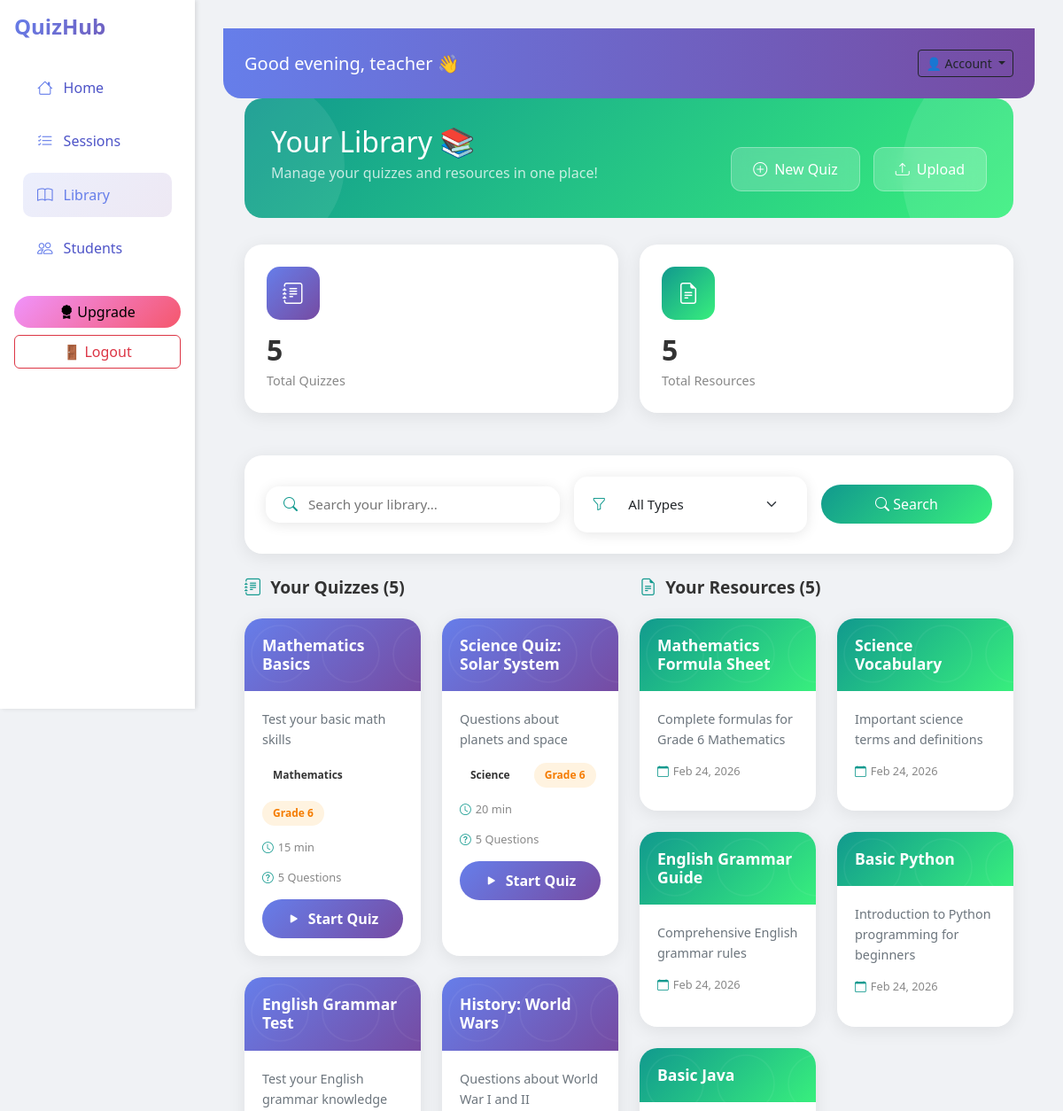
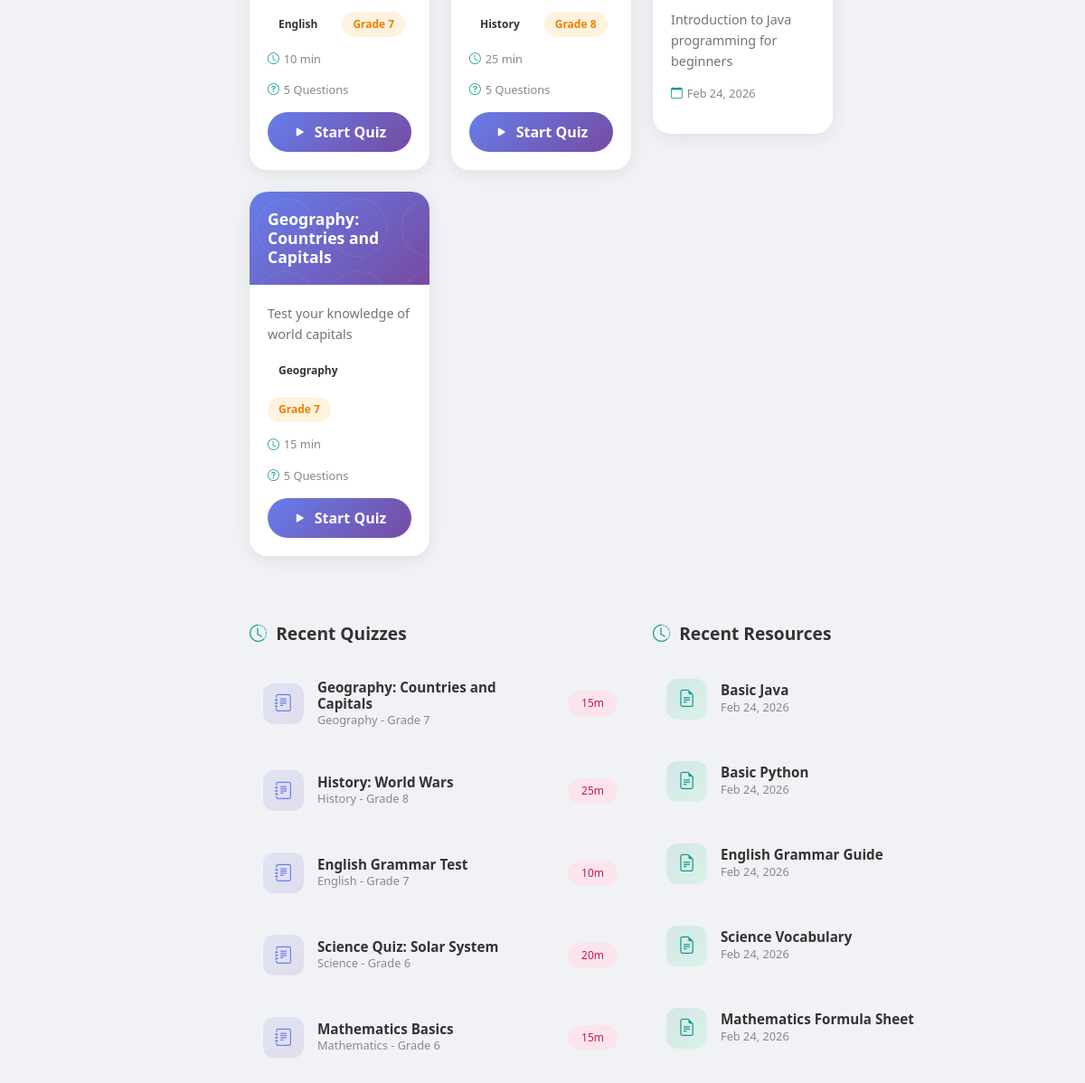
Page /library/ (signed in) on the committed database (2 pictures, top to bottom).
### quizzes/models.py (models this page shows, shortened)
class Quiz(models.Model):
    title = models.CharField(max_length=200, unique=True
    )
    description = models.TextField()
    subject = models.CharField(max_length=100, default="General")
    grade = models.CharField(max_length=50, default="Grade 6")
    time_limit = models.IntegerField(default=10, help_text="Time limit in minutes")
    created_by = models.ForeignKey(User, on_delete=models.CASCADE)

class Resource(models.Model):
    title = models.CharField(max_length=200)
    description = models.TextField()
    file = models.FileField(upload_to='resources/', null=True, blank=True)
    created_by = models.ForeignKey(User, on_delete=models.CASCADE)
    created_at = models.DateTimeField(auto_now_add=True)

### quizzes/views.py (the view)
# urls.py: path('library/', views.library, name='library'),
@login_required
def library(request):
    query = request.GET.get('q', '').strip()
    type_filter = request.GET.get('type', '').strip()
    resources = Resource.objects.all()
    quizzes = Quiz.objects.all()
    if query:
        resources = resources.filter(title__icontains=query)
        quizzes = quizzes.filter(title__icontains=query)
    total_resources = Resource.objects.count()
    total_quizzes = Quiz.objects.count()
    recent_resources = Resource.objects.order_by('-created_at')[:5]
    recent_quizzes = Quiz.objects.order_by('-id')[:5]
    return render(request, 'quizzes/library.html', {
        'resources': resources,
        'quizzes': quizzes,
        'query': query,
        'type_filter': type_filter,
        'total_resources': total_resources,
        'total_quizzes': total_quizzes,
        'recent_resources': recent_resources,
        'recent_quizzes': recent_quizzes
    })

### templates/quizzes/library.html (shortened to what this page needs)
{% extends 'base.html' %}
{% block content %}
<div class="container-fluid px-4">
    <div class="library-header">
        <div class="header-content">
            <div class="d-flex justify-content-between align-items-start">
                <div>
                    <h2 class="mb-1">Your Library 📚</h2>
                    <p class="mb-0 opacity-75">Manage your quizzes and resources in one place!</p>
                </div>
                <div class="quick-actions">
                    <a href="{% url 'create_quiz' %}" class="quick-action-btn">
                        <i class="bi bi-plus-circle"></i> New Quiz
                    </a>
                    <a href="{% url 'upload' %}" class="quick-action-btn">
                        <i class="bi bi-upload"></i> Upload
                    </a>
                </div>
            </div>
        </div>
    </div>
    <div class="row mb-4">
        <div class="col-md-6 mb-4">
            <div class="stat-card">
                <div class="stat-icon quiz">
                    <i class="bi bi-journal-text"></i>
                </div>
                <h3>{{ total_quizzes }}</h3>
                <p>Total Quizzes</p>
            </div>
        </div>
        <div class="col-md-6 mb-4">
            <div class="stat-card">
                <div class="stat-icon resource">
                    <i class="bi bi-file-earmark-text"></i>
                </div>
                <h3>{{ total_resources }}</h3>
                <p>Total Resources</p>
            </div>
        </div>
    </div>
    <div class="card mb-4" style="border-radius: 20px; border: none; box-shadow: 0 4px 20px rgba(0,0,0,0.08);">
        <div class="card-body p-4">
            <form method="GET" class="row g-3 align-items-center">
                <div class="col-md-5">
                    <div class="search-box">
                        <i class="bi bi-search"></i>
                        <input type="text" name="q" value="{{ query }}" placeholder="Search your library...">
                    </div>
                </div>
                <div class="col-md-4">
                    <div class="search-box">
                        <i class="bi bi-funnel"></i>
                        <select name="type" class="form-select border-0">
                            <option value="">All Types</option>
                        </select>
                    </div>
                </div>
                <div class="col-md-3">
                    <button type="submit" class="btn btn-primary w-100" style="border-radius: 25px; background: linear-gradient(135deg, #11998e, #38ef7d); border: none;">
                        <i class="bi bi-search"></i> Search
                    </button>
                </div>
            </form>
        </div>
    </div>
    <div class="row">
        <div class="col-lg-6 mb-4">
            <div class="section-title">
                <i class="bi bi-journal-text"></i>
                Your Quizzes ({{ quizzes.count }})
            </div>
            {% if quizzes %}
                <div class="row">
                    {% for q in quizzes %}
                    <div class="col-md-6 mb-4">
                        <div class="content-card">
                            <div class="content-card-header quiz">
                                <h5 class="card-title">{{ q.title }}</h5>
                            </div>
                            <div class="content-card-body">
                                <p class="content-description">{{ q.description|truncatechars:80 }}</p>
                                <div class="content-meta">
                                    <span class="badge-custom badge-quize">{{ q.subject }}</span>
                                    <span class="badge-custom badge-grade">{{ q.grade }}</span>
                                </div>
                                <div class="content-meta">
                                    <div class="content-meta-item">
                                        <i class="bi bi-clock"></i>
                                        <span>{{ q.time_limit }} min</span>
                                    </div>
                                    <div class="content-meta-item">
                                        <i class="bi bi-question-circle"></i>
                                        <span>{{ q.question_set.count }} Questions</span>
                                    </div>
                                </div>
                                <a href="{% url 'attempt_quiz' q.id %}" class="btn action-btn primary">
                                    <i class="bi bi-play-fill"></i> Start Quiz
                                </a>
                            </div>
                        </div>
                    </div>
                    {% endfor %}
                </div>
            {% endif %}
        </div>
        <div class="col-lg-6 mb-4">
            <div class="section-title">
                <i class="bi bi-file-earmark-text"></i>
                Your Resources ({{ resources.count }})
            </div>
            {% if resources %}
                <div class="row">
                    {% for r in resources %}
                    <div class="col-md-6 mb-4">
                        <div class="content-card">
                            <div class="content-card-header resource">
                                <h5 class="card-title">{{ r.title }}</h5>
                            </div>
                            <div class="content-card-body">
                                <p class="content-description">{{ r.description|truncatechars:80 }}</p>
                                <div class="content-meta">
                                    <div class="content-meta-item">
                                        <i class="bi bi-calendar"></i>
                                        <span>{{ r.created_at|date:"M d, Y" }}</span>
                                    </div>
                                </div>
                            </div>
                        </div>
                    </div>
                    {% endfor %}
                </div>
            {% endif %}
        </div>
    </div>
    {% if not query %}
    <div class="row mt-4">
        <div class="col-md-6 mb-4">
            <div class="section-title">
                <i class="bi bi-clock-history"></i>
                Recent Quizzes
            </div>
            {% if recent_quizzes %}
                <div class="d-flex flex-column gap-3">
                    {% for q in recent_quizzes %}
                    <a href="{% url 'attempt_quiz' q.id %}" class="recent-item">
                        <div class="recent-icon quiz">
                            <i class="bi bi-journal-text"></i>
                        </div>
                        <div class="recent-info">
                            <h6>{{ q.title }}</h6>
                            <p>{{ q.subject }} - {{ q.grade }}</p>
                        </div>
                        <span class="badge badge-time ms-auto">{{ q.time_limit }}m</span>
                    </a>
                    {% endfor %}
                </div>
            {% else %}
                <div class="empty-state py-4">
                    <p class="text-muted mb-0">No quizzes yet</p>
                </div>
            {% endif %}
        </div>
        <div class="col-md-6 mb-4">
            <div class="section-title">
                <i class="bi bi-clock-history"></i>
                Recent Resources
            </div>
            {% if recent_resources %}
                <div class="d-flex flex-column gap-3">
                    {% for r in recent_resources %}
                    <div class="recent-item">
                        <div class="recent-icon resource">
                            <i class="bi bi-file-earmark-text"></i>
                        </div>
                        <div class="recent-info">
                            <h6>{{ r.title }}</h6>
                            <p>{{ r.created_at|date:"M d, Y" }}</p>
                        </div>
                    </div>
                    {% endfor %}
                </div>
            {% else %}
                <div class="empty-state py-4">
                    <p class="text-muted mb-0">No resources yet</p>
                </div>
            {% endif %}
        </div>
    </div>
    {% endif %}
</div>
{% endblock %}

### templates/base.html (shortened to what this page needs)
{% load static %}
<!DOCTYPE html>
<html>
<head>
    {% load static %}
    <link href="https://cdn.jsdelivr.net/npm/bootstrap@5.3.2/dist/css/bootstrap.min.css" rel="stylesheet">
    <link href="https://cdn.jsdelivr.net/npm/bootstrap-icons/font/bootstrap-icons.css" rel="stylesheet">
    <link rel="stylesheet" href="{% static 'css/style.css' %}">
</head>
<body>
<div class="d-flex">
    <div class="sidebar p-3">
    <h4 class="logo mb-4">QuizHub</h4>
    <ul class="nav flex-column">
        <li class="nav-item">
            <a href="{% url 'dashboard' %}"
               class="nav-link {% if request.path == '/dashboard/' %}active-link{% endif %}">
                <i class="bi bi-house"></i> <span>Home</span>
            </a>
        </li>
        <li class="nav-item">
            <a href="{% url 'sessions' %}"
               class="nav-link {% if request.path == '/sessions/' %}active-link{% endif %}">
                <i class="bi bi-list-check"></i> <span>Sessions</span>
            </a>
        </li>
        <li class="nav-item">
            <a href="{% url 'library' %}"
               class="nav-link {% if request.path == '/library/' %}active-link{% endif %}">
                <i class="bi bi-book"></i> <span>Library</span>
            </a>
        </li>
        <li class="nav-item">
            <a href="{% url 'students' %}"
               class="nav-link {% if request.path == '/students/' %}active-link{% endif %}">
                <i class="bi bi-people"></i> <span>Students</span>
            </a>
        </li>
    </ul>
    <div class="mt-auto text-center">
        <a href="{% url 'upgrade' %}" class="btn btn-warning w-100 mt-4">
            <i class="bi bi-award-fill"></i> Upgrade
        </a>
        <form method="post" action="{% url 'logout' %}" class="w-100 mt-2">
            <button type="submit" class="btn btn-outline-danger w-100">
                🚪 Logout
            </button>
        </form>
    </div>
</div>
    <div class="main-content flex-grow-1">
        <div class="topbar d-flex justify-content-between align-items-center p-4">
            <h5>Good evening, {{ request.user.username }} 👋</h5>
            <div class="dropdown">
                <button class="btn btn-outline-dark btn-sm dropdown-toggle" type="button" id="profileDropdown" data-bs-toggle="dropdown" aria-expanded="false">
                    👤 Account
                </button>
            </div>
        </div>
        {% block content %}{% endblock %}
    </div>
</div>
</body>
</html>

### rows in the picture
Quiz: title "Mathematics Basics", description "Test your basic math skills", subject "Mathematics", grade "Grade 6", time_limit "15", question_set.count "5"
Quiz: title "Science Quiz: Solar System", description "Questions about planets and space", subject "Science", grade "Grade 6", time_limit "20", question_set.count "5"
Quiz: title "English Grammar Test", description "Test your English grammar knowledge", subject "English", grade "Grade 7", time_limit "10", question_set.count "5"
Quiz: title "History: World Wars", description "Questions about World War I and II", subject "History", grade "Grade 8", time_limit "25", question_set.count "5"
Quiz: title "Geography: Countries and Capitals", description "Test your knowledge of world capitals", subject "Geography", grade "Grade 7", time_limit "15", question_set.count "5"
Resource: title "Mathematics Formula Sheet", description "Complete formulas for Grade 6 Mathematics", created_at "Feb 24, 2026"
Resource: title "Science Vocabulary", description "Important science terms and definitions", created_at "Feb 24, 2026"
Resource: title "English Grammar Guide", description "Comprehensive English grammar rules", created_at "Feb 24, 2026"
Resource: title "Basic Python", description "Introduction to Python programming for beginners", created_at "Feb 24, 2026"
Resource: title "Basic Java", description "Introduction to Java programming for beginners", created_at "Feb 24, 2026"

### other values in the picture
{{ request.user.username }} "teacher"
{{ total_quizzes }} "5"
{{ total_resources }} "5"
{{ quizzes.count }} "5"
{{ resources.count }} "5"
